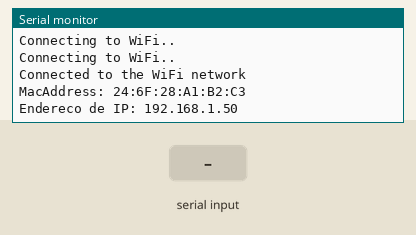
Simulated run of this sketch. Board: ESP32. Parts: the last lines printed to the serial monitor. The test bench sets the inputs (shaded band). WiFi joins after 1.5 s; servers stay silent unless stated.

Above: at 2.7 s.
2.8 s: "1" received over the second serial link
At 5.0 s:
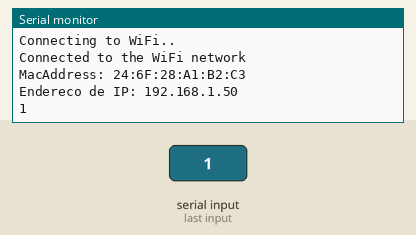
5.3 s: "0" received over the second serial link
At 6.7 s:
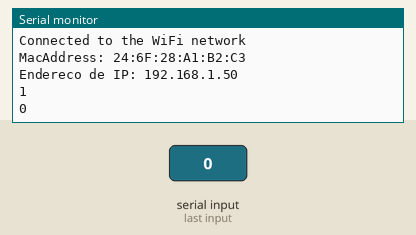
6.8 s: "2" received over the second serial link
At 9.2 s:
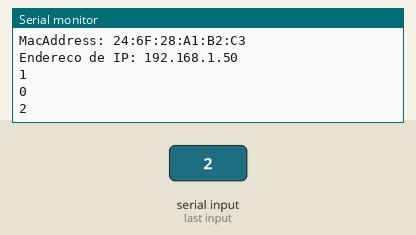

Measured:
- after the input at 2.8 s, the serial monitor: prints a new line after 1.0 s (image 1)
- after the input at 5.3 s, the serial monitor: prints a new line after 1.0 s (image 2)
- after the input at 6.8 s, the serial monitor: prints a new line after 1.0 s (image 3)

The sketch:

Gateway.ino
```cpp
#include <WiFi.h>
#include <HTTPClient.h>

WiFiServer server(80);
String recebido;

#include <HTTPClient.h>

// Novas portas Seriais
#define RXD2 16
#define TXD2 17

// Funcao Millis
unsigned long startTime;
unsigned long currentTime;
const unsigned long period = 5000;

// Usuario da rede Wifi
const char* ssid = "******";
// Senha da rede Wifi
const char* password = "********";

void setup() {

  Serial.begin(9600);
  Serial2.begin(9600, SERIAL_8N1, RXD2, TXD2);

  startTime = millis();

  WiFi.begin(ssid, password);
  while (WiFi.status() != WL_CONNECTED) {
    delay(500);
    Serial.println("Connecting to WiFi..");
  }
  Serial.println("Connected to the WiFi network");
  WiFi.mode(WIFI_MODE_STA);
  Serial.print("MacAddress: ");
  Serial.println(WiFi.macAddress());
  Serial.print("Endereco de IP: ");
  Serial.println(WiFi.localIP());
  server.begin();

}

void loop() {

  // -------------------- Start LoRa --------------------
  if (Serial2.available()){
    recebido = Serial2.readString();
    Serial.println(recebido);
  }
  // --------------------- End LoRa ---------------------

  WiFiClient client = server.available();
  if (client) {
    Serial.println("New Client.");
    while (client.connected()) {
      if (client.available()) {
        client.println("HTTP/1.1 200 OK");
        client.println("Content-type:text/html");
        client.println();
        if (recebido != ""){
          client.print(recebido);
        }
        break;
      }
    }
  }

  // -------------------- Start Millis() --------------------
  currentTime = millis();
  if (currentTime - startTime >= period)
  {
    startTime = currentTime;
  }
  // --------------------- End Millis() ---------------------
}
```
